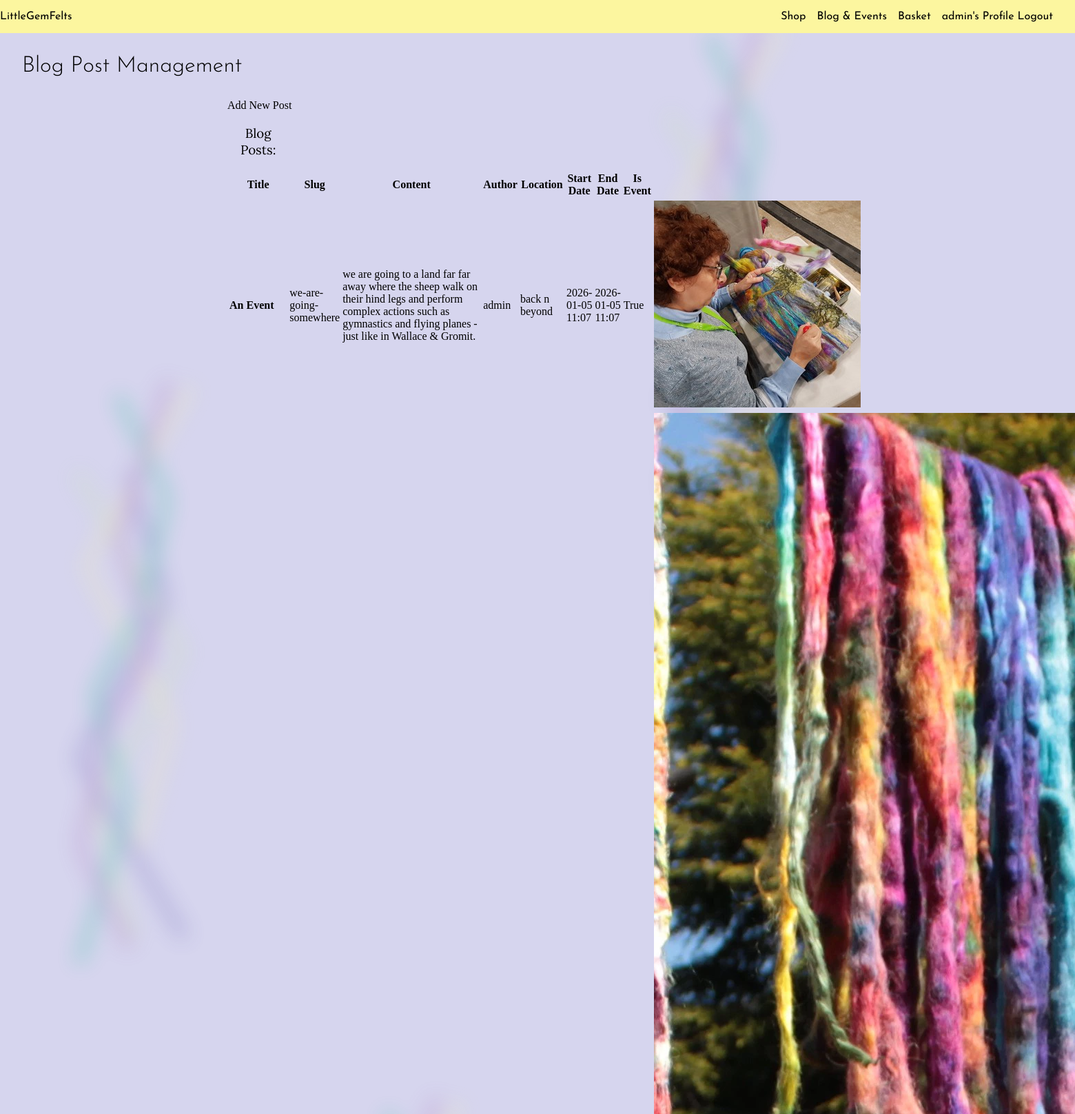
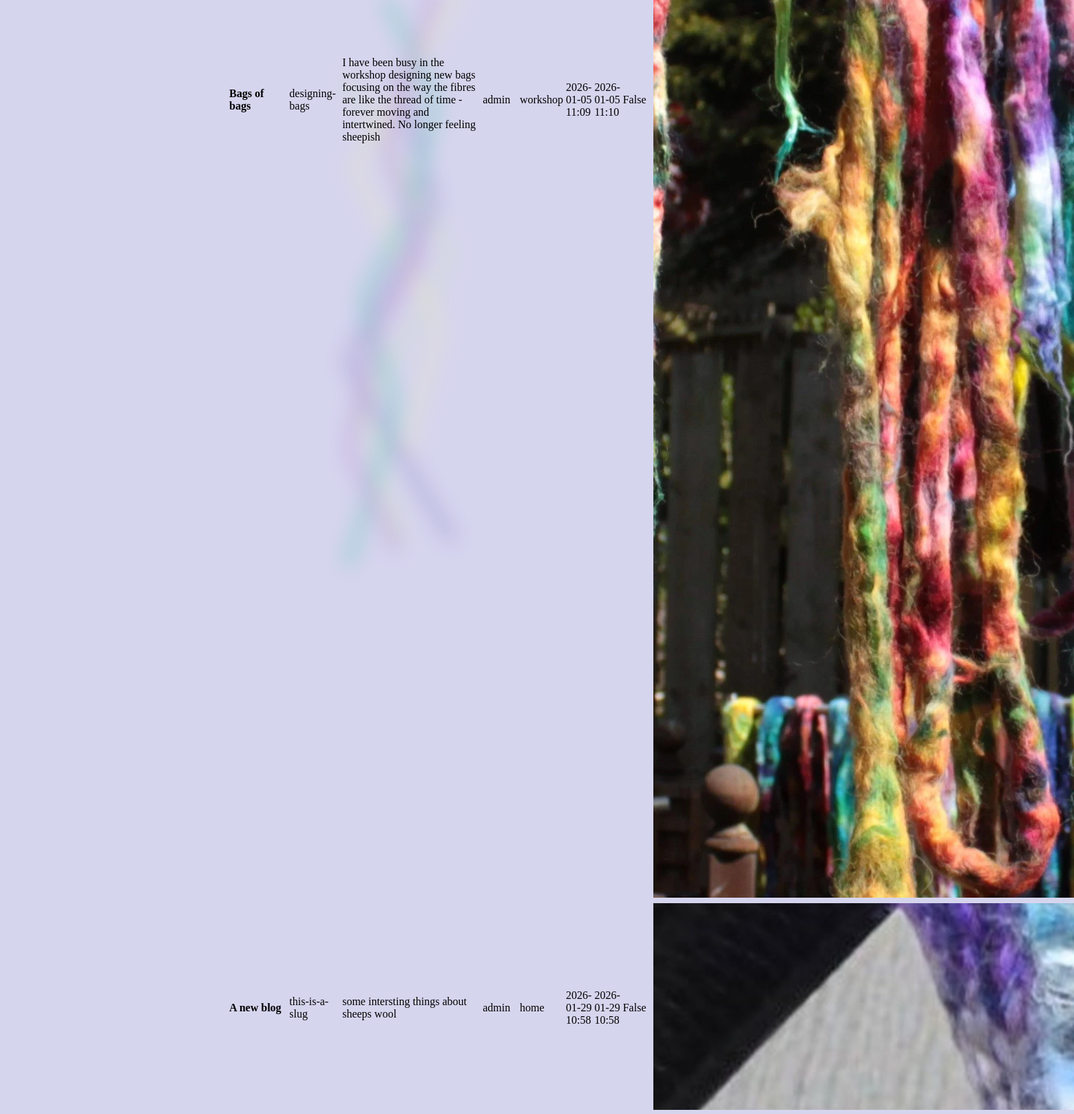
The app's page /management/blog/ (signed in, upper part) with its own data (2 pictures, top to bottom).
### blog/models.py (models this page shows, shortened)
class Post(models.Model):
    title = models.CharField(max_length=200, unique=True)
    slug = models.SlugField(max_length=200, unique=True)
    author = models.ForeignKey(User, on_delete=models.CASCADE, related_name="blog_posts")
    content = models.TextField()
    img = ProcessedImageField(upload_to='blog_pics/', processors=[ResizeToFill(300,300)],
                                    format='JPEG', options={'quality': 90}, blank=True, null=True,
                                    default='profile/default-portrait.png')
    start_date = models.DateTimeField(auto_now=False, auto_now_add=False)
    end_date = models.DateTimeField(auto_now=False, auto_now_add=False)
    location = models.CharField(max_length=200)
    is_event = models.BooleanField(default=False)
    allow_comments = models.BooleanField(default=False)
    date_created = models.DateTimeField(auto_now_add=True)
    date_updated = models.DateTimeField(auto_now=True)
    publish = models.BooleanField(default=False)
    class Meta:
        ordering = ['date_created']

### management/views.py (the view)
# urls.py: path('blog/', views.blog_management, name='blog_management'),
@staff_member_required
def blog_management(request):
    posts = Post.objects.all().select_related('author')
    context = {
        'posts': posts,
    }
    return render(request, 'management/blog_management.html', context)

### basket/contexts.py (called while the page is built, shortened)
def basket_contents(request):
    basket_items=[]
    product_count = 0
    total = Decimal('0.00')
    delivery = Decimal('0.00')
    basket = request.session.get('basket', {}) # needs to fetch the items from the basket when implemented
    grand_total = total + delivery
    return {
        'basket_items': basket_items,
        'product_count': product_count,
        'total': total.quantize(Decimal('0.01')),
        'delivery': delivery.quantize(Decimal('0.01')),
        'grand_total': grand_total.quantize(Decimal('0.01')),
    }

### management/templates/management/blog_management.html (shortened to what this page needs)
{% extends "layout.html" %}
{% load static %}
{% block extra_css %}
<link rel="stylesheet" href="{% static 'css/profile.css' %}">
{% endblock extra_css %}
{% block titles %}
<h1>Blog Post Management</h1>
{% endblock titles %}
{% block content %}
<section class="product-listing">
    <div>
        <wa-button href="{% url 'management:add_post' %}" variant="brand" pill>Add New Post</wa-button>
    </div>
    <div class="container">
        <wa-scroller orientation="horizontal">
            <table>
                <tr>
                    <th><h3>Blog Posts:</h3></th>
                </tr>
                <tr>
                    <th>Title</th>
                    <th>Slug</th>
                    <th>Content</th>
                    <th>Author</th>
                    <th>Location</th>
                    <th>Start Date</th>
                    <th>End Date</th>
                    <th>Is Event</th>
                    <th>Allow Comments</th>
                </tr>
                {% for post in posts %}
                <tr>
                    <td>
                        {{post.title}}
                    </td>
                    <td>
                        {{post.slug}}
                    </td>
                    <td>
                        <div class="description-cell">{{post.content}}</div>
                    </td>
                    <td>
                        {{post.author}}
                    </td>
                    <td>
                        {{post.location}}
                    </td>
                    <td>
                        {{post.start_date|date:"Y-m-d H:i"}}
                    </td>
                    <td>
                        {{post.end_date|date:"Y-m-d H:i"}}
                    </td>
                    <td>
                        {{post.is_event}}
                    </td>
                    <td>
                        <div class="image-cell">
                            {% if post.img %}
                                <img src="{{ post.img.url }}" alt="{{ post.title }}">
                            {% else %}
                                <span>No image</span>
                            {% endif %}
                        </div>
                    </td>
                </tr>
                {% empty %}
                <tr>
                    <td colspan="12">No blog posts found.</td>
                </tr>
                {% endfor %}
            </table>
        </wa-scroller>
    </div>
</section>
{% endblock content %}

### templates/layout.html (shortened to what this page needs)
{% load static %}
{% url "home" as home_url %}
<!DOCTYPE html>
<html lang="en">
<head>
    <link rel="stylesheet" type="text/css" href="https://cdn.jsdelivr.net/npm/toastify-js/src/toastify.min.css">
    <link rel="stylesheet" href="{%static 'css/base.css'%}">
    {% block extra_css %}{% endblock extra_css %}
</head>
<body>
    <header>
      <nav class='navbar'>
        <wa-button appearance='plain' size='large' href='{% url 'home'%}'>LittleGemFelts</wa-button>
        <ul class="menu">
          <li>
            <wa-button class="nav-btn" href="{% url 'store:store'%}">Shop</wa-button>
          </li>
          <li>
            <wa-button class="nav-btn" pill href="{% url 'blog:blog_list'%}">Blog & Events</wa-button>
          </li>
          <li>
            <wa-button class="nav-btn" pill href="{% url 'basket:view_basket'%}">Basket</wa-button>
          </li>
          <li>
            {% if user.is_authenticated %}
            <wa-button class="nav-btn" pill href="{% url 'userprofile:profile_view'%}">{{user.username}}'s Profile</wa-button>
            <wa-button class="nav-btn" pill href="{% url 'account_logout' %}">Logout</wa-button>
            {% else %}
            <wa-button class="nav-btn" pill href="{% url 'account_login' %}">Log-in / Sign-up</wa-button>
            {% endif %}
          </li>
        </ul>
      </nav>
    </header>
    <div class="background-svg">
      <div class="bg-svg item1">
        <img src="{{MEDIA_URL}}fibers.svg" alt="">
      </div>
      <div class="bg-svg item2">
        <img src="{{MEDIA_URL}}fibers.svg" alt="">
      </div>
      <div class="bg-svg item3">
      </div>
      <div class="bg-svg item4">
      </div>
    </div>
    <main>
      {% block titles %}{% endblock titles %}
      {% block content %}{% endblock content %}
    </main>
</body>
</html>

### static/css/base.css (style rules this page uses)
:root { --title-font: "josefin sans", sans-serif; --heading-font: "Lora", sans-serif; --content-font: "cormorant", sans-serif; --amethyst-c1: #a560b2; --violet-twilight-c2: #564dac; --light-gold-c3: #fcf69f; --lavender-c4: #d6d5ee; --ash-grey-c5: #a3c4bc; --tropical-teal-c6: #16bac5; }
html, body { width: 100%; margin: 0; }
body { display: flex; flex-direction: column; background-color: #d6d5ee; }
main { flex: 1; z-index:2; }
h1 { font-family: var(--title-font); font-weight: 300; margin: 2rem; }
h2, h3, h4, h5, h6 { font-family: var(--heading-font); font-weight: 300; margin: 1rem; }
section { max-width: 900px; margin: 0 auto clamp(2rem, 15vw, 20rem); }
.navbar { font-family: var(--title-font); display: flex; flex-wrap: wrap; justify-content: space-between; align-items: center; background-color: var(--light-gold-c3); position: relative; z-index: 10; }
.menu { display: flex; flex-wrap: wrap; list-style: none; gap: 1rem; margin-right: 2rem; transition: max-height 0.3s ease; }
.background-svg { position: fixed; top: 0; left: 0; height: 100%; width: 100%; pointer-events: none; }
.bg-svg { position: absolute; }
.item1 { top:10%; left: 5%; width: 100px; }
.item2 { top:30%; left: 30%; width: 150px; }
.item3 { top:0%; left: 60%; width: 180px; }
.item4 { top:20%; left: 80%; width: 200px; }

### static/css/profile.css (style rules this page uses)
:root { --title-font: "josefin sans", sans-serif; --heading-font: "Lora", sans-serif; --content-font: "cormorant", sans-serif; --amethyst-c1: #a560b2; --violet-twilight-c2: #564dac; --light-gold-c3: #fcf69f; --lavender-c4: #d6d5ee; --ash-grey-c5: #a3c4bc; --tropical-teal-c6: #16bac5; }
td { width:50%; }
td:first-child { font-weight: bold; width: 30%; }
table tr { height: 40px; }
.description-cell { max-height:200px; min-width: 200px; overflow-y: auto; }
.container { display: flex; flex-direction: column; flex-wrap: wrap; margin: auto; justify-content: center; }

### records on screen
Post: title "An Event", slug "we-are-going-somewhere", content "we are going to a land far far away where the sheep walk on their hind legs and perform complex actions such as gymnastics and flying planes - just like in Wallace & Gromit.", author "admin", location "back n beyond", start_date "2026-01-05 11:07", end_date "2026-01-05 11:07", is_event "True", img (picture)
Post: title "Bags of bags", slug "designing-bags", content "I have been busy in the workshop designing new bags focusing on the way the fibres are like the thread of time - forever moving and intertwined. No longer feeling sheepish", author "admin", location "workshop", start_date "2026-01-05 11:09", end_date "2026-01-05 11:10", is_event "False", img (picture)
Post: title "A new blog", slug "this-is-a-slug", content "some intersting things about sheeps wool", author "admin", location "home", start_date "2026-01-29 10:58", end_date "2026-01-29 10:58", is_event "False", img (picture)

### other values on screen
{{ user.username }} "admin"
